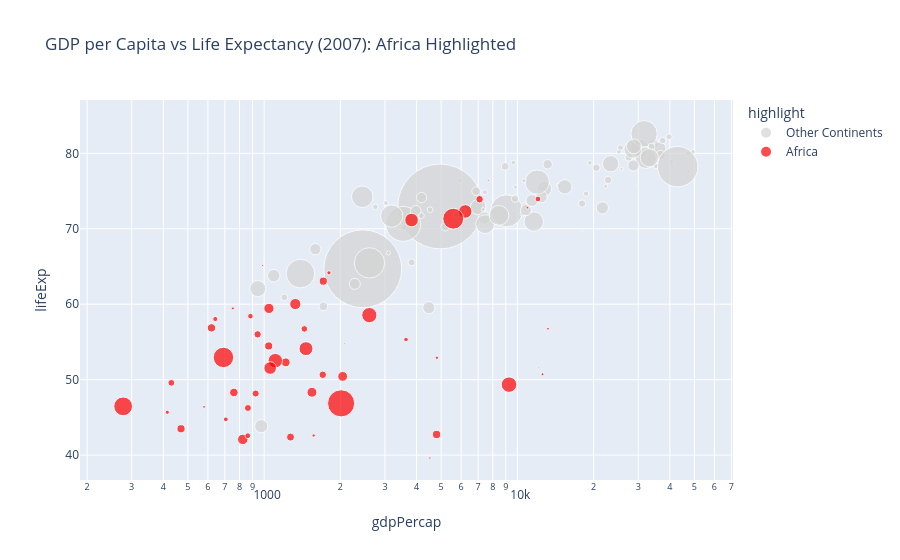

Here is the notebook cell this chart was saved with:
### Markdown cell above
## Task 2 — Bubble chart: tell a story

**What to build:** A bubble chart (full 2007 dataset, all countries) where:
- x = GDP per capita (log scale)
- y = life expectancy
- size = population
- colour = ONE continent highlighted (your choice), all others grey
- At least one annotation explaining the highlighted group's story

> This is the grey-and-highlight technique applied to a bubble chart.

### Code cell
# Task 2
# YOUR CODE HERE
df = px.data.gapminder()

df_2007 = df[df['year'] == 2007].copy()

df_2007['highlight'] = df_2007['continent'].apply(
    lambda x: 'Africa' if x == 'Africa' else 'Other Continents'
)

plot = px.scatter(
    df_2007,
    x='gdpPercap',
    y='lifeExp',
    size='pop',
    color='highlight',
    hover_name='country',
    log_x=True,
    size_max=60,
    title='GDP per Capita vs Life Expectancy (2007): Africa Highlighted',
    color_discrete_map={
        'Africa': 'red',
        'Other Continents': 'lightgrey'
    }
)

plot.add_annotation(
    x=5000,
    y=75,
    text='African countries generally have lower GDP per capita and life expectancy than many regions.',
    showarrow=True
)

plot.show()

### Figure 1 — Plotly figure (JSON) as saved in the notebook; plotly's stock layout.template omitted (floating-point values rounded to 4 significant figures)
{"data": [{"hovertemplate": "<b>%{hovertext}</b><br><br>highlight=Other Continents<br>gdpPercap=%{x}<br>lifeExp=%{y}<br>pop=%{marker.size}<extra></extra>", "hovertext": ["Afghanistan", "Albania", "Argentina", "Australia", "Austria", "Bahrain", "Bangladesh", "Belgium", "Bolivia", "Bosnia and Herzegovina", "Brazil", "Bulgaria", "Cambodia", "Canada", "Chile", "China", "Colombia", "Costa Rica", "Croatia", "Cuba", "Czech Republic", "Denmark", "Dominican Republic", "Ecuador", "El Salvador", "Finland", "France", "Germany", "Greece", "Guatemala", "Haiti", "Honduras", "Hong Kong, China", "Hungary", "Iceland", "India", "Indonesia", "Iran", "Iraq", "Ireland", "Israel", "Italy", "Jamaica", "Japan", "Jordan", "Korea, Dem. Rep.", "Korea, Rep.", "Kuwait", "Lebanon", "Malaysia", "Mexico", "Mongolia", "Montenegro", "Myanmar", "Nepal", "Netherlands", "New Zealand", "Nicaragua", "Norway", "Oman", "Pakistan", "Panama", "Paraguay", "Peru", "Philippines", "Poland", "Portugal", "Puerto Rico", "Romania", "Saudi Arabia", "Serbia", "Singapore", "Slovak Republic", "Slovenia", "Spain", "Sri Lanka", "Sweden", "Switzerland", "Syria", "Taiwan", "Thailand", "Trinidad and Tobago", "Turkey", "United Kingdom", "United States", "Uruguay", "Venezuela", "Vietnam", "West Bank and Gaza", "Yemen, Rep."], "legendgroup": "Other Continents", "marker": {"color": "lightgrey", "size": [31889923, 3600523, 40301927, 20434176, 8199783, 708573, 150448339, 10392226, 9119152, 4552198, 190010647, 7322858, 14131858, 33390141, 16284741, 1318683096, 44227550, 4133884, 4493312, 11416987, 10228744, 5468120, 9319622, 13755680, 6939688, 5238460, 61083916, 82400996, 10706290, 12572928, 8502814, 7483763, 6980412, 9956108, 301931, 1110396331, 223547000, 69453570, 27499638, 4109086, 6426679, 58147733, 2780132, 127467972, 6053193, 23301725, 49044790, 2505559, 3921278, 24821286, 108700891, 2874127, 684736, 47761980, 28901790, 16570613, 4115771, 5675356, 4627926, 3204897, 169270617, 3242173, 6667147, 28674757, 91077287, 38518241, 10642836, 3942491, 22276056, 27601038, 10150265, 4553009, 5447502, 2009245, 40448191, 20378239, 9031088, 7554661, 19314747, 23174294, 65068149, 1056608, 71158647, 60776238, 301139947, 3447496, 26084662, 85262356, 4018332, 22211743], "sizemode": "area", "sizeref": 366300.0, "symbol": "circle"}, "mode": "markers", "name": "Other Continents", "orientation": "v", "showlegend": true, "type": "scatter", "x": [974.6, 5937.0, 12780.0, 34440.0, 36130.0, 29800.0, 1391.0, 33690.0, 3822.0, 7446.0, 9066.0, 10680.0, 1714.0, 36320.0, 13170.0, 4959.0, 7007.0, 9645.0, 14620.0, 8948.0, 22830.0, 35280.0, 6025.0, 6873.0, 5728.0, 33210.0, 30470.0, 32170.0, 27540.0, 5186.0, 1202.0, 3548.0, 39720.0, 18010.0, 36180.0, 2452.0, 3541.0, 11610.0, 4471.0, 40680.0, 25520.0, 28570.0, 7321.0, 31660.0, 4519.0, 1593.0, 23350.0, 47310.0, 10460.0, 12450.0, 11980.0, 3096.0, 9254.0, 944.0, 1091.0, 36800.0, 25190.0, 2749.0, 49360.0, 22320.0, 2606.0, 9809.0, 4173.0, 7409.0, 3190.0, 15390.0, 20510.0, 19330.0, 10810.0, 21650.0, 9787.0, 47140.0, 18680.0, 25770.0, 28820.0, 3970.0, 33860.0, 37510.0, 4185.0, 28720.0, 7458.0, 18010.0, 8458.0, 33200.0, 42950.0, 10610.0, 11420.0, 2442.0, 3025.0, 2281.0], "xaxis": "x", "y": [43.83, 76.42, 75.32, 81.23, 79.83, 75.64, 64.06, 79.44, 65.55, 74.85, 72.39, 73.0, 59.72, 80.65, 78.55, 72.96, 72.89, 78.78, 75.75, 78.27, 76.49, 78.33, 72.23, 74.99, 71.88, 79.31, 80.66, 79.41, 79.48, 70.26, 60.92, 70.2, 82.21, 73.34, 81.76, 64.7, 70.65, 70.96, 59.55, 78.89, 80.75, 80.55, 72.57, 82.6, 72.53, 67.3, 78.62, 77.59, 71.99, 74.24, 76.19, 66.8, 74.54, 62.07, 63.78, 79.76, 80.2, 72.9, 80.2, 75.64, 65.48, 75.54, 71.75, 71.42, 71.69, 75.56, 78.1, 78.75, 72.48, 72.78, 74.0, 79.97, 74.66, 77.93, 80.94, 72.4, 80.88, 81.7, 74.14, 78.4, 70.62, 69.82, 71.78, 79.42, 78.24, 76.38, 73.75, 74.25, 73.42, 62.7], "yaxis": "y"}, {"hovertemplate": "<b>%{hovertext}</b><br><br>highlight=Africa<br>gdpPercap=%{x}<br>lifeExp=%{y}<br>pop=%{marker.size}<extra></extra>", "hovertext": ["Algeria", "Angola", "Benin", "Botswana", "Burkina Faso", "Burundi", "Cameroon", "Central African Republic", "Chad", "Comoros", "Congo, Dem. Rep.", "Congo, Rep.", "Cote d'Ivoire", "Djibouti", "Egypt", "Equatorial Guinea", "Eritrea", "Ethiopia", "Gabon", "Gambia", "Ghana", "Guinea", "Guinea-Bissau", "Kenya", "Lesotho", "Liberia", "Libya", "Madagascar", "Malawi", "Mali", "Mauritania", "Mauritius", "Morocco", "Mozambique", "Namibia", "Niger", "Nigeria", "Reunion", "Rwanda", "Sao Tome and Principe", "Senegal", "Sierra Leone", "Somalia", "South Africa", "Sudan", "Swaziland", "Tanzania", "Togo", "Tunisia", "Uganda", "Zambia", "Zimbabwe"], "legendgroup": "Africa", "marker": {"color": "red", "size": [33333216, 12420476, 8078314, 1639131, 14326203, 8390505, 17696293, 4369038, 10238807, 710960, 64606759, 3800610, 18013409, 496374, 80264543, 551201, 4906585, 76511887, 1454867, 1688359, 22873338, 9947814, 1472041, 35610177, 2012649, 3193942, 6036914, 19167654, 13327079, 12031795, 3270065, 1250882, 33757175, 19951656, 2055080, 12894865, 135031164, 798094, 8860588, 199579, 12267493, 6144562, 9118773, 43997828, 42292929, 1133066, 38139640, 5701579, 10276158, 29170398, 11746035, 12311143], "sizemode": "area", "sizeref": 366300.0, "symbol": "circle"}, "mode": "markers", "name": "Africa", "orientation": "v", "showlegend": true, "type": "scatter", "x": [6223.0, 4797.0, 1441.0, 12570.0, 1217.0, 430.1, 2042.0, 706.0, 1704.0, 986.1, 277.6, 3633.0, 1545.0, 2082.0, 5581.0, 12150.0, 641.4, 690.8, 13210.0, 752.7, 1328.0, 942.7, 579.2, 1463.0, 1569.0, 414.5, 12060.0, 1045.0, 759.3, 1043.0, 1803.0, 10960.0, 3820.0, 823.7, 4811.0, 619.7, 2014.0, 7670.0, 863.1, 1598.0, 1712.0, 862.5, 926.1, 9270.0, 2602.0, 4513.0, 1107.0, 883.0, 7093.0, 1056.0, 1271.0, 469.7], "xaxis": "x", "y": [72.3, 42.73, 56.73, 50.73, 52.3, 49.58, 50.43, 44.74, 50.65, 65.15, 46.46, 55.32, 48.33, 54.79, 71.34, 51.58, 58.04, 52.95, 56.73, 59.45, 60.02, 56.01, 46.39, 54.11, 42.59, 45.68, 73.95, 59.44, 48.3, 54.47, 64.16, 72.8, 71.16, 42.08, 52.91, 56.87, 46.86, 76.44, 46.24, 65.53, 63.06, 42.57, 48.16, 49.34, 58.56, 39.61, 52.52, 58.42, 73.92, 51.54, 42.38, 43.49], "yaxis": "y"}], "layout": {"annotations": [{"showarrow": true, "text": "African countries generally have lower GDP per capita and life expectancy than many regions.", "x": 5000, "y": 75}], "legend": {"itemsizing": "constant", "title": {"text": "highlight"}, "tracegroupgap": 0}, "title": {"text": "GDP per Capita vs Life Expectancy (2007): Africa Highlighted"}, "xaxis": {"anchor": "y", "domain": [0, 1], "title": {"text": "gdpPercap"}, "type": "log"}, "yaxis": {"anchor": "x", "domain": [0, 1], "title": {"text": "lifeExp"}}}}
